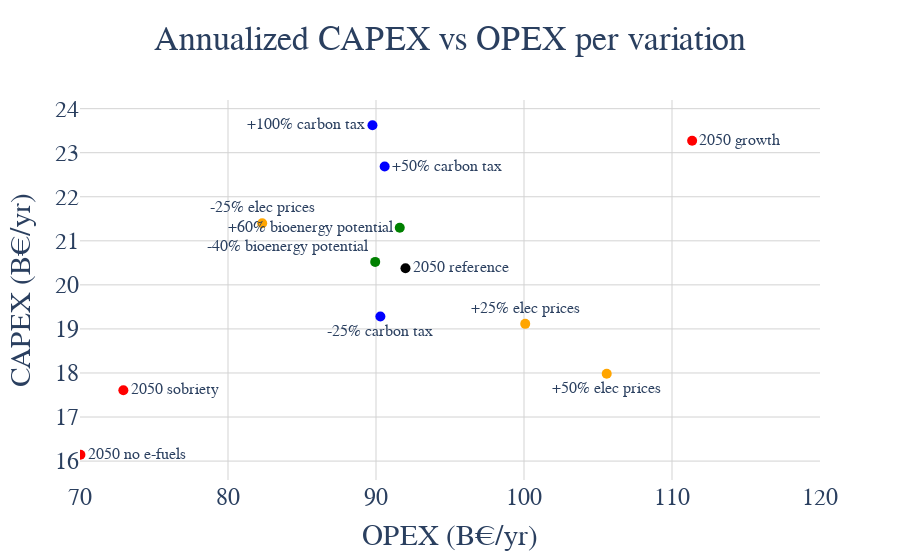

Notebook source saved alongside this figure:
### Code cell
fig=go.Figure()
ref=results['1.00output_1.00elec_1.00bio_1.00ctax_1.00co2st_0.50leak_0.50biopot_1.00bionegem']
sob=results['0.80output_1.00elec_1.00bio_1.00ctax_1.00co2st_0.50leak_0.50biopot_1.00bionegem']
aug=results['1.20output_1.00elec_1.00bio_1.00ctax_1.00co2st_0.50leak_0.50biopot_1.00bionegem']
noefuels=results['1.00output_1.00elec_1.00bio_1.00ctax_1.00co2st_0.50leak_0.50biopot_1.00bionegem_no_efuels']
elec60=results['1.00output_0.60elec_1.00bio_1.00ctax_1.00co2st_0.50leak_0.50biopot_1.00bionegem']
elec75=results['1.00output_0.75elec_1.00bio_1.00ctax_1.00co2st_0.50leak_0.50biopot_1.00bionegem']
elec125=results['1.00output_1.25elec_1.00bio_1.00ctax_1.00co2st_0.50leak_0.50biopot_1.00bionegem']
elec150=results['1.00output_1.50elec_1.00bio_1.00ctax_1.00co2st_0.50leak_0.50biopot_1.00bionegem']
elec_scen={"-25% elec prices":elec75,"+25% elec prices":elec125,"+50% elec prices":elec150}
ctax75=results['1.00output_1.00elec_1.00bio_0.75ctax_1.00co2st_0.50leak_0.50biopot_1.00bionegem']
ctax150=results['1.00output_1.00elec_1.00bio_1.50ctax_1.00co2st_0.50leak_0.50biopot_1.00bionegem']
ctax200=results['1.00output_1.00elec_1.00bio_2.00ctax_1.00co2st_0.50leak_0.50biopot_1.00bionegem']
ctax_scen={"-25% carbon tax":ctax75,"+50% carbon tax":ctax150,"+100% carbon tax":ctax200}
bio30=results['1.00output_1.00elec_1.00bio_1.00ctax_1.00co2st_0.50leak_0.30biopot_1.00bionegem']
bio80=results['1.00output_1.00elec_1.00bio_1.00ctax_1.00co2st_0.50leak_0.80biopot_1.00bionegem']
bio_scen={"-40% bioenergy potential":bio30,"+60% bioenergy potential":bio80}

# fig.add_trace(go.Scatter(x=[ref["emissions"].set_index("Year").loc[2015,"Emissions"].sum()*1e-6],
#                         y=[ref["captured_emissions"].set_index("Year").loc[2015,"Captured_emissions"].sum()*1e-6],
#                         mode = 'markers+text',marker=dict(color="black",size=10),text=["2015"],textposition="bottom center",showlegend=False))
# fig.add_trace(go.Scatter(x=[ref["emissions"].set_index("Year").loc[2030,"Emissions"].sum()*1e-6],
#                         y=[ref["captured_emissions"].set_index("Year").loc[2030,"Captured_emissions"].sum()*1e-6],
#                         mode = 'markers+text',marker=dict(color="black",size=10),text=["2030"],textposition="bottom center",showlegend=False))

s_cost=ref['sector_cost'][ref['sector_cost'].Year==2050]["Cost"].sum()*1e-9
t_cost=ref['tech_cost'][ref['tech_cost'].Year==2050]["Cost"].sum()*1e-9
ccs_cpx_cost=ref['ccs_capex_cost'][ref['ccs_capex_cost'].Year==2050]["Cost"].sum()*1e-9
capex_cost=t_cost+ccs_cpx_cost
opex_cost=s_cost-capex_cost

fig.add_trace(go.Scatter(x=[opex_cost],
                        y=[capex_cost],
                        mode = 'markers+text',marker=dict(color="black",size=10),text=["2050 reference"],textposition="middle right",showlegend=False))

s_cost=sob['sector_cost'][sob['sector_cost'].Year==2050]["Cost"].sum()*1e-9
t_cost=sob['tech_cost'][sob['tech_cost'].Year==2050]["Cost"].sum()*1e-9
ccs_cpx_cost=sob['ccs_capex_cost'][sob['ccs_capex_cost'].Year==2050]["Cost"].sum()*1e-9
capex_cost=t_cost+ccs_cpx_cost
opex_cost=s_cost-capex_cost

fig.add_trace(go.Scatter(x=[opex_cost],
                        y=[capex_cost],
                        mode = 'markers+text',marker=dict(color="red",size=10),text=["2050 sobriety"],textposition="middle right",showlegend=False))

s_cost=aug['sector_cost'][aug['sector_cost'].Year==2050]["Cost"].sum()*1e-9
t_cost=aug['tech_cost'][aug['tech_cost'].Year==2050]["Cost"].sum()*1e-9
ccs_cpx_cost=aug['ccs_capex_cost'][aug['ccs_capex_cost'].Year==2050]["Cost"].sum()*1e-9
capex_cost=t_cost+ccs_cpx_cost
opex_cost=s_cost-capex_cost

fig.add_trace(go.Scatter(x=[opex_cost],
                        y=[capex_cost],
                        mode = 'markers+text',marker=dict(color="red",size=10),text=["2050 growth"],textposition="middle right",showlegend=False))

s_cost=noefuels['sector_cost'][noefuels['sector_cost'].Year==2050]["Cost"].sum()*1e-9
t_cost=noefuels['tech_cost'][noefuels['tech_cost'].Year==2050]["Cost"].sum()*1e-9
ccs_cpx_cost=noefuels['ccs_capex_cost'][noefuels['ccs_capex_cost'].Year==2050]["Cost"].sum()*1e-9
capex_cost=t_cost+ccs_cpx_cost
opex_cost=s_cost-capex_cost

fig.add_trace(go.Scatter(x=[opex_cost],
                        y=[capex_cost],
                        mode = 'markers+text',marker=dict(color="red",size=10),text=["2050 no e-fuels"],textposition="middle right",showlegend=False))


for name in elec_scen.keys():
    elec_text_pos={"-25% elec prices":"top center","+25% elec prices":"top center","+50% elec prices":"bottom center"}    
    s_cost=elec_scen[name]['sector_cost'][elec_scen[name]['sector_cost'].Year==2050]["Cost"].sum()*1e-9
    t_cost=elec_scen[name]['tech_cost'][elec_scen[name]['tech_cost'].Year==2050]["Cost"].sum()*1e-9
    ccs_cpx_cost=elec_scen[name]['ccs_capex_cost'][elec_scen[name]['ccs_capex_cost'].Year==2050]["Cost"].sum()*1e-9
    capex_cost=t_cost+ccs_cpx_cost
    opex_cost=s_cost-capex_cost
    
    fig.add_trace(go.Scatter(x=[opex_cost],
                             y=[capex_cost],
                             mode = 'markers+text',marker=dict(color="orange",size=10),
                             text=[name],textposition=elec_text_pos[name],showlegend=False))
for name in ctax_scen.keys():
    ctax_text_pos={"-25% carbon tax":"bottom center","+50% carbon tax":"middle right","+100% carbon tax":"middle left"}
    s_cost=ctax_scen[name]['sector_cost'][ctax_scen[name]['sector_cost'].Year==2050]["Cost"].sum()*1e-9
    t_cost=ctax_scen[name]['tech_cost'][ctax_scen[name]['tech_cost'].Year==2050]["Cost"].sum()*1e-9
    ccs_cpx_cost=ctax_scen[name]['ccs_capex_cost'][ctax_scen[name]['ccs_capex_cost'].Year==2050]["Cost"].sum()*1e-9
    capex_cost=t_cost+ccs_cpx_cost
    opex_cost=s_cost-capex_cost
    fig.add_trace(go.Scatter(x=[opex_cost],
                        y=[capex_cost],
                        mode = 'markers+text',marker=dict(color="blue",size=10),text=[name],textposition=ctax_text_pos[name],showlegend=False))
for name in bio_scen.keys():
    bio_text_pos={"-40% bioenergy potential":"top left","+60% bioenergy potential":"middle left"}
    s_cost=bio_scen[name]['sector_cost'][bio_scen[name]['sector_cost'].Year==2050]["Cost"].sum()*1e-9
    t_cost=bio_scen[name]['tech_cost'][bio_scen[name]['tech_cost'].Year==2050]["Cost"].sum()*1e-9
    ccs_cpx_cost=bio_scen[name]['ccs_capex_cost'][bio_scen[name]['ccs_capex_cost'].Year==2050]["Cost"].sum()*1e-9
    opex_cost=s_cost-capex_cost
    capex_cost=t_cost+ccs_cpx_cost
    
    fig.add_trace(go.Scatter(x=[opex_cost],
                        y=[capex_cost],
                             mode = 'markers+text',marker=dict(color="green",size=10),text=[name],textposition=bio_text_pos[name],showlegend=False))   

fig.update_layout(title='Annualized CAPEX vs OPEX per variation',title_x=0.5,#title_y=0.97,
                   yaxis_title='CAPEX (B€/yr)',xaxis_title='OPEX (B€/yr)')    
fig.update_layout(
    font=dict(
        family="Times New Roman",size=24)
    ) 
fig.update_traces(textfont_size=16)
# fig.update_yaxes(range=[30,70])
fig.update_xaxes(range=[70,120])
fig.update_layout( paper_bgcolor="rgba(255,255,255,255)", plot_bgcolor="rgba(255,255,255,255)")
fig.update_xaxes(showgrid=True, gridwidth=1, gridcolor='lightgrey')
fig.update_yaxes(showgrid=True, gridwidth=1, gridcolor='lightgrey')
fig.show()

### Figure 1 — Plotly figure (JSON) as saved in the notebook; plotly's stock layout.template omitted (floating-point values rounded to 4 significant figures)
{"data": [{"marker": {"color": "black", "size": 10}, "mode": "markers+text", "showlegend": false, "text": ["2050 reference"], "textfont": {"size": 16}, "textposition": "middle right", "type": "scatter", "x": [91.99], "y": [20.38]}, {"marker": {"color": "red", "size": 10}, "mode": "markers+text", "showlegend": false, "text": ["2050 sobriety"], "textfont": {"size": 16}, "textposition": "middle right", "type": "scatter", "x": [72.93], "y": [17.61]}, {"marker": {"color": "red", "size": 10}, "mode": "markers+text", "showlegend": false, "text": ["2050 growth"], "textfont": {"size": 16}, "textposition": "middle right", "type": "scatter", "x": [111.4], "y": [23.27]}, {"marker": {"color": "red", "size": 10}, "mode": "markers+text", "showlegend": false, "text": ["2050 no e-fuels"], "textfont": {"size": 16}, "textposition": "middle right", "type": "scatter", "x": [70.03], "y": [16.14]}, {"marker": {"color": "orange", "size": 10}, "mode": "markers+text", "showlegend": false, "text": ["-25% elec prices"], "textfont": {"size": 16}, "textposition": "top center", "type": "scatter", "x": [82.31], "y": [21.4]}, {"marker": {"color": "orange", "size": 10}, "mode": "markers+text", "showlegend": false, "text": ["+25% elec prices"], "textfont": {"size": 16}, "textposition": "top center", "type": "scatter", "x": [100.1], "y": [19.11]}, {"marker": {"color": "orange", "size": 10}, "mode": "markers+text", "showlegend": false, "text": ["+50% elec prices"], "textfont": {"size": 16}, "textposition": "bottom center", "type": "scatter", "x": [105.6], "y": [17.98]}, {"marker": {"color": "blue", "size": 10}, "mode": "markers+text", "showlegend": false, "text": ["-25% carbon tax"], "textfont": {"size": 16}, "textposition": "bottom center", "type": "scatter", "x": [90.3], "y": [19.28]}, {"marker": {"color": "blue", "size": 10}, "mode": "markers+text", "showlegend": false, "text": ["+50% carbon tax"], "textfont": {"size": 16}, "textposition": "middle right", "type": "scatter", "x": [90.59], "y": [22.69]}, {"marker": {"color": "blue", "size": 10}, "mode": "markers+text", "showlegend": false, "text": ["+100% carbon tax"], "textfont": {"size": 16}, "textposition": "middle left", "type": "scatter", "x": [89.76], "y": [23.62]}, {"marker": {"color": "green", "size": 10}, "mode": "markers+text", "showlegend": false, "text": ["-40% bioenergy potential"], "textfont": {"size": 16}, "textposition": "top left", "type": "scatter", "x": [89.95], "y": [20.52]}, {"marker": {"color": "green", "size": 10}, "mode": "markers+text", "showlegend": false, "text": ["+60% bioenergy potential"], "textfont": {"size": 16}, "textposition": "middle left", "type": "scatter", "x": [91.6], "y": [21.3]}], "layout": {"font": {"family": "Times New Roman", "size": 24}, "paper_bgcolor": "rgba(255,255,255,255)", "plot_bgcolor": "rgba(255,255,255,255)", "title": {"text": "Annualized CAPEX vs OPEX per variation", "x": 0.5}, "xaxis": {"gridcolor": "lightgrey", "gridwidth": 1, "range": [70, 120], "showgrid": true, "title": {"text": "OPEX (B€/yr)"}}, "yaxis": {"gridcolor": "lightgrey", "gridwidth": 1, "showgrid": true, "title": {"text": "CAPEX (B€/yr)"}}}}
